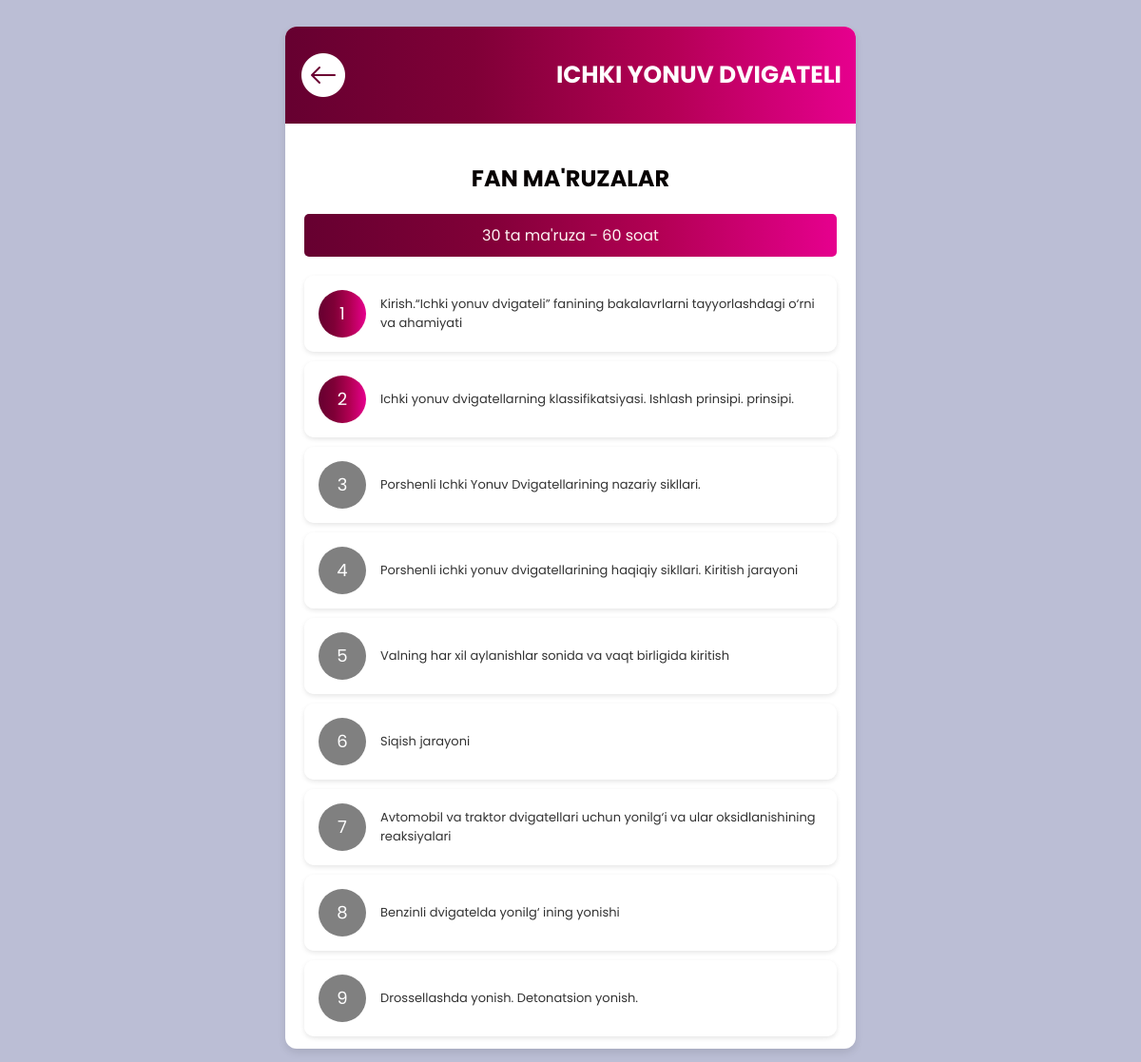
The page /objects/lecture/ (signed in) on the database its author committed.
### main/models.py (models this page shows)
class LectureBack(models.Model):
    image1 = models.ImageField()

class Lecture1(models.Model):
    maruza_video = models.FileField(null=True,blank=True)
    maruza_raqam = models.IntegerField()
    maruza_nomi = models.CharField(max_length=150)
    maruza_matni = RichTextUploadingField()

### main/views.py (the view)
# urls.py: path('objects/lecture/',Lecture),
def Lecture(request):
    user = request.user
    lectures = Lecture1.objects.all().order_by('maruza_raqam')
    for lecture in lectures:
        if lecture.maruza_raqam == 1:
            lecture.previous_lecture_passed = True  # Birinchi dars ochiq
        else:
            prev_lesson = Lecture1.objects.filter(maruza_raqam=lecture.maruza_raqam - 1).first()
            lecture.previous_lecture_passed = UserLectureProgress.objects.filter(
                user=user,
                lesson=prev_lesson,
                passed=True
            ).exists()
    context = {
        'lectureback': LectureBack.objects.all(),
        'lecture': lectures,
    }
    return render(request, 'fanlar/lecture.html', context)

### templates/fanlar/lecture.html (shortened to what this page needs)
<!DOCTYPE html>
<html lang="en">
<head>
</head>
<body>
<div class="main-container">
    <div class="header">
        {% for i in lectureback %}
        <a class="back-btn" href="/objects/">
            <img src="{{i.image1.url}}" alt="Orqaga">
        </a>
        {% endfor %}
        <h1>ICHKI YONUV DVIGATELI</h1>
    </div>
    <div class="content">
        <div class="title">
            <h2>FAN MA'RUZALAR</h2>
        </div>
        <div class="stats">
            30 ta ma'ruza - 60 soat
        </div>
        {% for i in lecture %}
            <a href="/lecturedetail/{{i.id}}" class="lecture">
                {% if i.previous_lecture_passed %}
                    <div class="lecture-icon">{{i.maruza_raqam}}</div>
                {% else %}
                    <div class="lecture-icon" style="background: gray;">{{i.maruza_raqam}}</div>
                {% endif %}
                <div class="lecture-title" style="font-size: 13px;">{{i.maruza_nomi}}</div>
            </a>
        {% endfor %}
    </div>
</div>
</body>
</html>

### templates/fanlar/lecture.html (style rules this page uses)
body { font-family: "Poppins", sans-serif; margin: 0; padding: 0; background-color: #bbbed5; display: flex; justify-content: center; align-items: center; height: 100vh; }
.main-container { width: 90%; max-width: 50%; height: 95%; background-color: white; border-radius: 12px; box-shadow: 0 4px 8px rgba(0, 0, 0, 0.1); overflow: hidden; display: flex; flex-direction: column; }
.header { display: flex; align-items: center; background: linear-gradient(to right, #660030, #800037, #b30054, #e6008e); color: white; padding: 15px; }
.back-btn { display: flex; align-items: center; cursor: pointer; }
.back-btn img { height: 50px; margin-right: 50px; }
.header h1 { font-size: 25px; text-align: right; flex-grow: 1; }
.content { padding: 20px; overflow-y: auto; flex-grow: 1; }
.title { text-align: center; margin-bottom: 20px; color: rgb(7, 2, 2); }
.stats { background: linear-gradient(to right, #660030, #800037, #b30054, #e6008e); color: rgb(253, 243, 243); padding: 10px; text-align: center; border-radius: 5px; margin-bottom: 20px; font-size: 16px; }
.lecture { display: flex; align-items: center; background-color: rgba(255, 255, 255, 0.7); padding: 15px; margin-bottom: 10px; border-radius: 10px; box-shadow: 0 2px 5px rgba(0, 0, 0, 0.1); text-decoration: none; color: #040202; transition: background 0.3s; }
.lecture-icon { background: linear-gradient(to right, #660030, #800037, #b30054, #e6008e); width: 50px; height: 50px; display: flex; justify-content: center; align-items: center; border-radius: 50%; color: white; font-size: 18px; margin-right: 15px; flex-shrink: 0; }
.lecture-title { font-size: 16px; color: #333; }

### rows shown on the page
LectureBack: image1 (picture)
Lecture1: maruza_raqam "1", maruza_nomi "Kirish.“Ichki yonuv dvigateli” fanining bakalavrlarni tayyorlashdagi o‘rni va ahamiyati"
Lecture1: maruza_raqam "2", maruza_nomi "Ichki yonuv dvigatellarning klassifikatsiyasi. Ishlash prinsipi. prinsipi."
Lecture1: maruza_raqam "3", maruza_nomi "Porshenli Ichki Yonuv Dvigatellarining nazariy sikllari."
Lecture1: maruza_raqam "4", maruza_nomi "Porshenli ichki yonuv dvigatellarining haqiqiy sikllari. Kiritish jarayoni"
Lecture1: maruza_raqam "5", maruza_nomi "Valning har xil aylanishlar sonida va vaqt birligida kiritish"
Lecture1: maruza_raqam "6", maruza_nomi "Siqish jarayoni"
Lecture1: maruza_raqam "7", maruza_nomi "Avtomobil va traktor dvigatellari uchun yonilg‘i va ular oksidlanishining reaksiyalari"
Lecture1: maruza_raqam "8", maruza_nomi "Benzinli dvigatelda yonilg‘ ining yonishi"
Lecture1: maruza_raqam "9", maruza_nomi "Drossellashda yonish. Detonatsion yonish."
